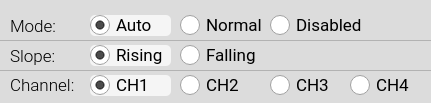
            <widget class="QGroupBox" name="groupBox_t_16">
             <property name="enabled">
              <bool>true</bool>
             </property>
             <property name="geometry">
              <rect>
               <x>10</x>
               <y>21</y>
               <width>431</width>
               <height>103</height>
              </rect>
             </property>
             <property name="minimumSize">
              <size>
               <width>0</width>
               <height>0</height>
              </size>
             </property>
             <property name="maximumSize">
              <size>
               <width>16777215</width>
               <height>10000</height>
              </size>
             </property>
             <property name="font">
              <font>
               <family>Roboto Medium</family>
               <pointsize>11</pointsize>
              </font>
             </property>
             <property name="styleSheet">
              <string notr="true">QGroupBox {background-color: rgb(220,220,220);border: 0px solid rgb(150,150,150); border-radius: 5px;  margin-top: 0.5em;}; 
QGroupBox::title {subcontrol-origin: margin;left: 10px;padding: 0 3px 0 3px;}</string>
             </property>
             <property name="title">
              <string/>
             </property>
             <widget class="QRadioButton" name="radioButton_trigMode_Disabled">
              <property name="geometry">
               <rect>
                <x>270</x>
                <y>15</y>
                <width>101</width>
                <height>21</height>
               </rect>
              </property>
              <property name="font">
               <font>
                <family>Roboto</family>
                <pointsize>13</pointsize>
               </font>
              </property>
              <property name="styleSheet">
               <string notr="true">QRadioButton:checked {
	background-color: rgba(245,245,245, 1.0);
	border: 0px; 
	border-radius:5px;
}

QRadioButton:hover {
	background-color: rgba(230,230,230, 1.0);
	border: 0px; 
	border-radius:5px;
}

QRadioButton:checked:hover {
	background-color: rgba(245,245,245, 0.8);
	border: 0px; 
	border-radius:5px;
}

QRadioButton::indicator {
    width: 20px;
    height: 20px;
}
QRadioButton::indicator::unchecked {
    image: url(:/main/img/radio_off1.png);
}

QRadioButton::indicator:unchecked:hover {
    image: url(:/main/img/radio_off1.png);
}

QRadioButton::indicator::checked {
    image: url(:/main/img/radio_on2.png);
}

QRadioButton::indicator::disabled {
    image: url(:/main/img/radio_off_dis.png);
}

QRadioButton::disabled {
    color:gray;
}</string>
              </property>
              <property name="text">
               <string>Disabled</string>
              </property>
              <property name="iconSize">
               <size>
                <width>20</width>
                <height>20</height>
               </size>
              </property>
              <property name="checked">
               <bool>false</bool>
              </property>
              <property name="autoExclusive">
               <bool>false</bool>
              </property>
             </widget>
             <widget class="QRadioButton" name="radioButton_trigCh_3">
              <property name="geometry">
               <rect>
                <x>270</x>
                <y>75</y>
                <width>71</width>
                <height>21</height>
               </rect>
              </property>
              <property name="font">
               <font>
                <family>Roboto</family>
                <pointsize>13</pointsize>
               </font>
              </property>
              <property name="styleSheet">
               <string notr="true">QRadioButton:checked {
	background-color: rgba(245,245,245, 1.0);
	border: 0px; 
	border-radius:5px;
}

QRadioButton:hover {
	background-color: rgba(230,230,230, 1.0);
	border: 0px; 
	border-radius:5px;
}

QRadioButton:checked:hover {
	background-color: rgba(245,245,245, 0.8);
	border: 0px; 
	border-radius:5px;
}

QRadioButton::indicator {
    width: 20px;
    height: 20px;
}
QRadioButton::indicator::unchecked {
    image: url(:/main/img/radio_off1.png);
}

QRadioButton::indicator:unchecked:hover {
    image: url(:/main/img/radio_off1.png);
}

QRadioButton::indicator::checked {
    image: url(:/main/img/radio_on2.png);
}

QRadioButton::indicator::disabled {
    image: url(:/main/img/radio_off_dis.png);
}

QRadioButton::disabled {
    color:gray;
}</string>
              </property>
              <property name="text">
               <string>CH3</string>
              </property>
              <property name="iconSize">
               <size>
                <width>20</width>
                <height>20</height>
               </size>
              </property>
              <property name="checked">
               <bool>false</bool>
              </property>
              <property name="autoExclusive">
               <bool>false</bool>
              </property>
             </widget>
             <widget class="QRadioButton" name="radioButton_trigCh_2">
              <property name="geometry">
               <rect>
                <x>180</x>
                <y>75</y>
                <width>81</width>
                <height>21</height>
               </rect>
              </property>
              <property name="font">
               <font>
                <family>Roboto</family>
                <pointsize>13</pointsize>
               </font>
              </property>
              <property name="styleSheet">
               <string notr="true">QRadioButton:checked {
	background-color: rgba(245,245,245, 1.0);
	border: 0px; 
	border-radius:5px;
}

QRadioButton:hover {
	background-color: rgba(230,230,230, 1.0);
	border: 0px; 
	border-radius:5px;
}

QRadioButton:checked:hover {
	background-color: rgba(245,245,245, 0.8);
	border: 0px; 
	border-radius:5px;
}

QRadioButton::indicator {
    width: 20px;
    height: 20px;
}
QRadioButton::indicator::unchecked {
    image: url(:/main/img/radio_off1.png);
}

QRadioButton::indicator:unchecked:hover {
    image: url(:/main/img/radio_off1.png);
}

QRadioButton::indicator::checked {
    image: url(:/main/img/radio_on2.png);
}

QRadioButton::indicator::disabled {
    image: url(:/main/img/radio_off_dis.png);
}

QRadioButton::disabled {
    color:gray;
}</string>
              </property>
              <property name="text">
               <string>CH2</string>
              </property>
              <property name="iconSize">
               <size>
                <width>20</width>
                <height>20</height>
               </size>
              </property>
              <property name="checked">
               <bool>false</bool>
              </property>
              <property name="autoExclusive">
               <bool>false</bool>
              </property>
             </widget>
             <widget class="Line" name="line_2">
              <property name="geometry">
               <rect>
                <x>0</x>
                <y>30</y>
                <width>431</width>
                <height>20</height>
               </rect>
              </property>
              <property name="styleSheet">
               <string notr="true">color: rgba(150,150,150,0.6);</string>
              </property>
              <property name="frameShadow">
               <enum>QFrame::Plain</enum>
              </property>
              <property name="orientation">
               <enum>Qt::Horizontal</enum>
              </property>
             </widget>
             <widget class="Line" name="line_3">
              <property name="geometry">
               <rect>
                <x>0</x>
                <y>60</y>
                <width>431</width>
                <height>20</height>
               </rect>
              </property>
              <property name="styleSheet">
               <string notr="true">color: rgba(150,150,150,0.6);</string>
              </property>
              <property name="frameShadow">
               <enum>QFrame::Plain</enum>
              </property>
              <property name="orientation">
               <enum>Qt::Horizontal</enum>
              </property>
             </widget>
             <widget class="QRadioButton" name="radioButton_trigMode_Normal">
              <property name="geometry">
               <rect>
                <x>180</x>
                <y>15</y>
                <width>85</width>
                <height>21</height>
               </rect>
              </property>
              <property name="font">
               <font>
                <family>Roboto</family>
                <pointsize>13</pointsize>
               </font>
              </property>
              <property name="styleSheet">
               <string notr="true">QRadioButton:checked {
	background-color: rgba(245,245,245, 1.0);
	border: 0px; 
	border-radius:5px;
}

QRadioButton:hover {
	background-color: rgba(230,230,230, 1.0);
	border: 0px; 
	border-radius:5px;
}

QRadioButton:checked:hover {
	background-color: rgba(245,245,245, 0.8);
	border: 0px; 
	border-radius:5px;
}

QRadioButton::indicator {
    width: 20px;
    height: 20px;
}
QRadioButton::indicator::unchecked {
    image: url(:/main/img/radio_off1.png);
}

QRadioButton::indicator:unchecked:hover {
    image: url(:/main/img/radio_off1.png);
}

QRadioButton::indicator::checked {
    image: url(:/main/img/radio_on2.png);
}

QRadioButton::indicator::disabled {
    image: url(:/main/img/radio_off_dis.png);
}

QRadioButton::disabled {
    color:gray;
}</string>
              </property>
              <property name="text">
               <string>Normal</string>
              </property>
              <property name="iconSize">
               <size>
                <width>20</width>
                <height>20</height>
               </size>
              </property>
              <property name="checked">
               <bool>false</bool>
              </property>
              <property name="autoExclusive">
               <bool>false</bool>
              </property>
             </widget>
             <widget class="QLabel" name="label_22">
              <property name="geometry">
               <rect>
                <x>10</x>
                <y>74</y>
                <width>71</width>
                <height>23</height>
               </rect>
              </property>
              <property name="font">
               <font>
                <family>Roboto Light</family>
                <pointsize>13</pointsize>
                <weight>50</weight>
                <bold>false</bold>
               </font>
              </property>
              <property name="styleSheet">
               <string notr="true">color:black;</string>
              </property>
              <property name="text">
               <string>Channel:</string>
              </property>
             </widget>
             <widget class="QLabel" name="label_20">
              <property name="geometry">
               <rect>
                <x>10</x>
                <y>15</y>
                <width>51</width>
                <height>23</height>
               </rect>
              </property>
              <property name="font">
               <font>
                <family>Roboto Light</family>
                <pointsize>13</pointsize>
                <weight>50</weight>
                <bold>false</bold>
               </font>
              </property>
              <property name="styleSheet">
               <string notr="true">color:black;</string>
              </property>
              <property name="text">
               <string>Mode:</string>
              </property>
             </widget>
             <widget class="QRadioButton" name="radioButton_trigCh_4">
              <property name="enabled">
               <bool>true</bool>
              </property>
              <property name="geometry">
               <rect>
                <x>350</x>
                <y>75</y>
                <width>71</width>
                <height>21</height>
               </rect>
              </property>
              <property name="font">
               <font>
                <family>Roboto</family>
                <pointsize>13</pointsize>
               </font>
              </property>
              <property name="styleSheet">
               <string notr="true">QRadioButton:checked {
	background-color: rgba(245,245,245, 1.0);
	border: 0px; 
	border-radius:5px;
}

QRadioButton:hover {
	background-color: rgba(230,230,230, 1.0);
	border: 0px; 
	border-radius:5px;
}

QRadioButton:checked:hover {
	background-color: rgba(245,245,245, 0.8);
	border: 0px; 
	border-radius:5px;
}

QRadioButton::indicator {
    width: 20px;
    height: 20px;
}
QRadioButton::indicator::unchecked {
    image: url(:/main/img/radio_off1.png);
}

QRadioButton::indicator:unchecked:hover {
    image: url(:/main/img/radio_off1.png);
}

QRadioButton::indicator::checked {
    image: url(:/main/img/radio_on2.png);
}

QRadioButton::indicator::disabled {
    image: url(:/main/img/radio_off_dis.png);
}

QRadioButton::disabled {
    color:gray;
}</string>
              </property>
              <property name="text">
               <string>CH4</string>
              </property>
              <property name="iconSize">
               <size>
                <width>20</width>
                <height>20</height>
               </size>
              </property>
              <property name="checked">
               <bool>false</bool>
              </property>
              <property name="autoExclusive">
               <bool>false</bool>
              </property>
             </widget>
             <widget class="QRadioButton" name="radioButton_trigCh_1">
              <property name="enabled">
               <bool>true</bool>
              </property>
              <property name="geometry">
               <rect>
                <x>90</x>
                <y>75</y>
                <width>81</width>
                <height>21</height>
               </rect>
              </property>
              <property name="font">
               <font>
                <family>Roboto</family>
                <pointsize>13</pointsize>
               </font>
              </property>
              <property name="styleSheet">
               <string notr="true">QRadioButton:checked {
	background-color: rgba(245,245,245, 1.0);
	border: 0px; 
	border-radius:5px;
}

QRadioButton:hover {
	background-color: rgba(230,230,230, 1.0);
	border: 0px; 
	border-radius:5px;
}

QRadioButton:checked:hover {
	background-color: rgba(245,245,245, 0.8);
	border: 0px; 
	border-radius:5px;
}

QRadioButton::indicator {
    width: 20px;
    height: 20px;
}
QRadioButton::indicator::unchecked {
    image: url(:/main/img/radio_off1.png);
}

QRadioButton::indicator:unchecked:hover {
    image: url(:/main/img/radio_off1.png);
}

QRadioButton::indicator::checked {
    image: url(:/main/img/radio_on2.png);
}

QRadioButton::indicator::disabled {
    image: url(:/main/img/radio_off_dis.png);
}

QRadioButton::disabled {
    color:gray;
}</string>
              </property>
              <property name="text">
               <string>CH1</string>
              </property>
              <property name="iconSize">
               <size>
                <width>20</width>
                <height>20</height>
               </size>
              </property>
              <property name="checked">
               <bool>true</bool>
              </property>
              <property name="autoExclusive">
               <bool>false</bool>
              </property>
             </widget>
             <widget class="QLabel" name="label_21">
              <property name="geometry">
               <rect>
                <x>10</x>
                <y>45</y>
                <width>51</width>
                <height>23</height>
               </rect>
              </property>
              <property name="font">
               <font>
                <family>Roboto Light</family>
                <pointsize>13</pointsize>
                <weight>50</weight>
                <bold>false</bold>
               </font>
              </property>
              <property name="styleSheet">
               <string notr="true">color:black;</string>
              </property>
              <property name="text">
               <string>Slope:</string>
              </property>
             </widget>
             <widget class="QRadioButton" name="radioButton_trigMode_Auto">
              <property name="enabled">
               <bool>true</bool>
              </property>
              <property name="geometry">
               <rect>
                <x>90</x>
                <y>15</y>
                <width>81</width>
                <height>21</height>
               </rect>
              </property>
              <property name="font">
               <font>
                <family>Roboto</family>
                <pointsize>13</pointsize>
               </font>
              </property>
              <property name="styleSheet">
               <string notr="true">QRadioButton:checked {
	background-color: rgba(245,245,245, 1.0);
	border: 0px; 
	border-radius:5px;
}

QRadioButton:hover {
	background-color: rgba(230,230,230, 1.0);
	border: 0px; 
	border-radius:5px;
}

QRadioButton:checked:hover {
	background-color: rgba(245,245,245, 0.8);
	border: 0px; 
	border-radius:5px;
}

QRadioButton::indicator {
    width: 20px;
    height: 20px;
}
QRadioButton::indicator::unchecked {
    image: url(:/main/img/radio_off1.png);
}

QRadioButton::indicator:unchecked:hover {
    image: url(:/main/img/radio_off1.png);
}

QRadioButton::indicator::checked {
    image: url(:/main/img/radio_on2.png);
}

QRadioButton::indicator::disabled {
    image: url(:/main/img/radio_off_dis.png);
}

QRadioButton::disabled {
    color:gray;
}</string>
              </property>
              <property name="text">
               <string>Auto</string>
              </property>
              <property name="iconSize">
               <size>
                <width>20</width>
                <height>20</height>
               </size>
              </property>
              <property name="checked">
               <bool>true</bool>
              </property>
              <property name="autoExclusive">
               <bool>false</bool>
              </property>
             </widget>
             <widget class="QRadioButton" name="radioButton_trigSlope_Rising">
              <property name="geometry">
               <rect>
                <x>90</x>
                <y>45</y>
                <width>81</width>
                <height>21</height>
               </rect>
              </property>
              <property name="font">
               <font>
                <family>Roboto</family>
                <pointsize>13</pointsize>
               </font>
              </property>
              <property name="styleSheet">
               <string notr="true">QRadioButton:checked {
	background-color: rgba(245,245,245, 1.0);
	border: 0px; 
	border-radius:5px;
}

QRadioButton:hover {
	background-color: rgba(230,230,230, 1.0);
	border: 0px; 
	border-radius:5px;
}

QRadioButton:checked:hover {
	background-color: rgba(245,245,245, 0.8);
	border: 0px; 
	border-radius:5px;
}

QRadioButton::indicator {
    width: 20px;
    height: 20px;
}
QRadioButton::indicator::unchecked {
    image: url(:/main/img/radio_off1.png);
}

QRadioButton::indicator:unchecked:hover {
    image: url(:/main/img/radio_off1.png);
}

QRadioButton::indicator::checked {
    image: url(:/main/img/radio_on2.png);
}

QRadioButton::indicator::disabled {
    image: url(:/main/img/radio_off_dis.png);
}

QRadioButton::disabled {
    color:gray;
}</string>
              </property>
              <property name="text">
               <string>Rising</string>
              </property>
              <property name="iconSize">
               <size>
                <width>20</width>
                <height>20</height>
               </size>
              </property>
              <property name="checked">
               <bool>true</bool>
              </property>
              <property name="autoExclusive">
               <bool>false</bool>
              </property>
             </widget>
             <widget class="QRadioButton" name="radioButton_trigSlope_Falling">
              <property name="geometry">
               <rect>
                <x>180</x>
                <y>45</y>
                <width>81</width>
                <height>21</height>
               </rect>
              </property>
              <property name="font">
               <font>
                <family>Roboto</family>
                <pointsize>13</pointsize>
               </font>
              </property>
              <property name="styleSheet">
               <string notr="true">QRadioButton:checked {
	background-color: rgba(245,245,245, 1.0);
	border: 0px; 
	border-radius:5px;
}

QRadioButton:hover {
	background-color: rgba(230,230,230, 1.0);
	border: 0px; 
	border-radius:5px;
}

QRadioButton:checked:hover {
	background-color: rgba(245,245,245, 0.8);
	border: 0px; 
	border-radius:5px;
}

QRadioButton::indicator {
    width: 20px;
    height: 20px;
}
QRadioButton::indicator::unchecked {
    image: url(:/main/img/radio_off1.png);
}

QRadioButton::indicator:unchecked:hover {
    image: url(:/main/img/radio_off1.png);
}

QRadioButton::indicator::checked {
    image: url(:/main/img/radio_on2.png);
}

QRadioButton::indicator::disabled {
    image: url(:/main/img/radio_off_dis.png);
}

QRadioButton::disabled {
    color:gray;
}</string>
              </property>
              <property name="text">
               <string>Falling</string>
              </property>
              <property name="iconSize">
               <size>
                <width>20</width>
                <height>20</height>
               </size>
              </property>
              <property name="checked">
               <bool>false</bool>
              </property>
              <property name="autoExclusive">
               <bool>false</bool>
              </property>
             </widget>
            </widget>
